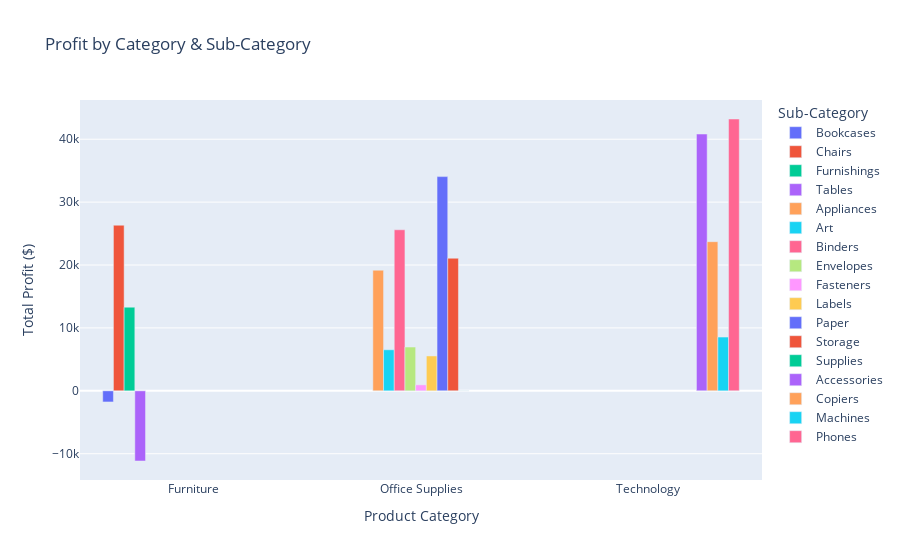

The notebook cell saved with this chart:
### Markdown cell above
Hypothesis: Certain product categories are more profitable than others.

Null hypothesis: Each product category is equally profitable.

### Code cell
# Grouping data by their Category and Sub-Category, summing Profit
category_profit = df.groupby(["Category", "Sub-Category"])["Profit"].sum().reset_index()

# Bar chart showing Profit by category
fig = px.bar(category_profit, x="Category", y="Profit", color="Sub-Category",
             title="Profit by Category & Sub-Category",
             labels={"Profit": "Total Profit ($)", "Category": "Product Category"},
             barmode="group") # was suggested by copilot to use barmode='group' to show the sub-categories side by side instead of stacked, looks better
fig.show()

### Figure 1 — Plotly figure (JSON) as saved in the notebook; plotly's stock layout.template omitted (floating-point values rounded to 4 significant figures)
{"data": [{"alignmentgroup": "True", "hovertemplate": "Sub-Category=Bookcases<br>Product Category=%{x}<br>Total Profit ($)=%{y}<extra></extra>", "legendgroup": "Bookcases", "marker": {"color": "#636efa", "pattern": {"shape": ""}}, "name": "Bookcases", "offsetgroup": "Bookcases", "orientation": "v", "showlegend": true, "textposition": "auto", "type": "bar", "x": ["Furniture"], "xaxis": "x", "y": [-1767.0], "yaxis": "y"}, {"alignmentgroup": "True", "hovertemplate": "Sub-Category=Chairs<br>Product Category=%{x}<br>Total Profit ($)=%{y}<extra></extra>", "legendgroup": "Chairs", "marker": {"color": "#EF553B", "pattern": {"shape": ""}}, "name": "Chairs", "offsetgroup": "Chairs", "orientation": "v", "showlegend": true, "textposition": "auto", "type": "bar", "x": ["Furniture"], "xaxis": "x", "y": [26330.0], "yaxis": "y"}, {"alignmentgroup": "True", "hovertemplate": "Sub-Category=Furnishings<br>Product Category=%{x}<br>Total Profit ($)=%{y}<extra></extra>", "legendgroup": "Furnishings", "marker": {"color": "#00cc96", "pattern": {"shape": ""}}, "name": "Furnishings", "offsetgroup": "Furnishings", "orientation": "v", "showlegend": true, "textposition": "auto", "type": "bar", "x": ["Furniture"], "xaxis": "x", "y": [13290.0], "yaxis": "y"}, {"alignmentgroup": "True", "hovertemplate": "Sub-Category=Tables<br>Product Category=%{x}<br>Total Profit ($)=%{y}<extra></extra>", "legendgroup": "Tables", "marker": {"color": "#ab63fa", "pattern": {"shape": ""}}, "name": "Tables", "offsetgroup": "Tables", "orientation": "v", "showlegend": true, "textposition": "auto", "type": "bar", "x": ["Furniture"], "xaxis": "x", "y": [-11150.0], "yaxis": "y"}, {"alignmentgroup": "True", "hovertemplate": "Sub-Category=Appliances<br>Product Category=%{x}<br>Total Profit ($)=%{y}<extra></extra>", "legendgroup": "Appliances", "marker": {"color": "#FFA15A", "pattern": {"shape": ""}}, "name": "Appliances", "offsetgroup": "Appliances", "orientation": "v", "showlegend": true, "textposition": "auto", "type": "bar", "x": ["Office Supplies"], "xaxis": "x", "y": [19180.0], "yaxis": "y"}, {"alignmentgroup": "True", "hovertemplate": "Sub-Category=Art<br>Product Category=%{x}<br>Total Profit ($)=%{y}<extra></extra>", "legendgroup": "Art", "marker": {"color": "#19d3f3", "pattern": {"shape": ""}}, "name": "Art", "offsetgroup": "Art", "orientation": "v", "showlegend": true, "textposition": "auto", "type": "bar", "x": ["Office Supplies"], "xaxis": "x", "y": [6528.0], "yaxis": "y"}, {"alignmentgroup": "True", "hovertemplate": "Sub-Category=Binders<br>Product Category=%{x}<br>Total Profit ($)=%{y}<extra></extra>", "legendgroup": "Binders", "marker": {"color": "#FF6692", "pattern": {"shape": ""}}, "name": "Binders", "offsetgroup": "Binders", "orientation": "v", "showlegend": true, "textposition": "auto", "type": "bar", "x": ["Office Supplies"], "xaxis": "x", "y": [25600.0], "yaxis": "y"}, {"alignmentgroup": "True", "hovertemplate": "Sub-Category=Envelopes<br>Product Category=%{x}<br>Total Profit ($)=%{y}<extra></extra>", "legendgroup": "Envelopes", "marker": {"color": "#B6E880", "pattern": {"shape": ""}}, "name": "Envelopes", "offsetgroup": "Envelopes", "orientation": "v", "showlegend": true, "textposition": "auto", "type": "bar", "x": ["Office Supplies"], "xaxis": "x", "y": [6964.0], "yaxis": "y"}, {"alignmentgroup": "True", "hovertemplate": "Sub-Category=Fasteners<br>Product Category=%{x}<br>Total Profit ($)=%{y}<extra></extra>", "legendgroup": "Fasteners", "marker": {"color": "#FF97FF", "pattern": {"shape": ""}}, "name": "Fasteners", "offsetgroup": "Fasteners", "orientation": "v", "showlegend": true, "textposition": "auto", "type": "bar", "x": ["Office Supplies"], "xaxis": "x", "y": [949.5], "yaxis": "y"}, {"alignmentgroup": "True", "hovertemplate": "Sub-Category=Labels<br>Product Category=%{x}<br>Total Profit ($)=%{y}<extra></extra>", "legendgroup": "Labels", "marker": {"color": "#FECB52", "pattern": {"shape": ""}}, "name": "Labels", "offsetgroup": "Labels", "orientation": "v", "showlegend": true, "textposition": "auto", "type": "bar", "x": ["Office Supplies"], "xaxis": "x", "y": [5546.0], "yaxis": "y"}, {"alignmentgroup": "True", "hovertemplate": "Sub-Category=Paper<br>Product Category=%{x}<br>Total Profit ($)=%{y}<extra></extra>", "legendgroup": "Paper", "marker": {"color": "#636efa", "pattern": {"shape": ""}}, "name": "Paper", "offsetgroup": "Paper", "orientation": "v", "showlegend": true, "textposition": "auto", "type": "bar", "x": ["Office Supplies"], "xaxis": "x", "y": [34050.0], "yaxis": "y"}, {"alignmentgroup": "True", "hovertemplate": "Sub-Category=Storage<br>Product Category=%{x}<br>Total Profit ($)=%{y}<extra></extra>", "legendgroup": "Storage", "marker": {"color": "#EF553B", "pattern": {"shape": ""}}, "name": "Storage", "offsetgroup": "Storage", "orientation": "v", "showlegend": true, "textposition": "auto", "type": "bar", "x": ["Office Supplies"], "xaxis": "x", "y": [21080.0], "yaxis": "y"}, {"alignmentgroup": "True", "hovertemplate": "Sub-Category=Supplies<br>Product Category=%{x}<br>Total Profit ($)=%{y}<extra></extra>", "legendgroup": "Supplies", "marker": {"color": "#00cc96", "pattern": {"shape": ""}}, "name": "Supplies", "offsetgroup": "Supplies", "orientation": "v", "showlegend": true, "textposition": "auto", "type": "bar", "x": ["Office Supplies"], "xaxis": "x", "y": [7.726], "yaxis": "y"}, {"alignmentgroup": "True", "hovertemplate": "Sub-Category=Accessories<br>Product Category=%{x}<br>Total Profit ($)=%{y}<extra></extra>", "legendgroup": "Accessories", "marker": {"color": "#ab63fa", "pattern": {"shape": ""}}, "name": "Accessories", "offsetgroup": "Accessories", "orientation": "v", "showlegend": true, "textposition": "auto", "type": "bar", "x": ["Technology"], "xaxis": "x", "y": [40830.0], "yaxis": "y"}, {"alignmentgroup": "True", "hovertemplate": "Sub-Category=Copiers<br>Product Category=%{x}<br>Total Profit ($)=%{y}<extra></extra>", "legendgroup": "Copiers", "marker": {"color": "#FFA15A", "pattern": {"shape": ""}}, "name": "Copiers", "offsetgroup": "Copiers", "orientation": "v", "showlegend": true, "textposition": "auto", "type": "bar", "x": ["Technology"], "xaxis": "x", "y": [23710.0], "yaxis": "y"}, {"alignmentgroup": "True", "hovertemplate": "Sub-Category=Machines<br>Product Category=%{x}<br>Total Profit ($)=%{y}<extra></extra>", "legendgroup": "Machines", "marker": {"color": "#19d3f3", "pattern": {"shape": ""}}, "name": "Machines", "offsetgroup": "Machines", "orientation": "v", "showlegend": true, "textposition": "auto", "type": "bar", "x": ["Technology"], "xaxis": "x", "y": [8552.0], "yaxis": "y"}, {"alignmentgroup": "True", "hovertemplate": "Sub-Category=Phones<br>Product Category=%{x}<br>Total Profit ($)=%{y}<extra></extra>", "legendgroup": "Phones", "marker": {"color": "#FF6692", "pattern": {"shape": ""}}, "name": "Phones", "offsetgroup": "Phones", "orientation": "v", "showlegend": true, "textposition": "auto", "type": "bar", "x": ["Technology"], "xaxis": "x", "y": [43210.0], "yaxis": "y"}], "layout": {"barmode": "group", "legend": {"title": {"text": "Sub-Category"}, "tracegroupgap": 0}, "title": {"text": "Profit by Category & Sub-Category"}, "xaxis": {"anchor": "y", "domain": [0, 1], "title": {"text": "Product Category"}}, "yaxis": {"anchor": "x", "domain": [0, 1], "title": {"text": "Total Profit ($)"}}}}
